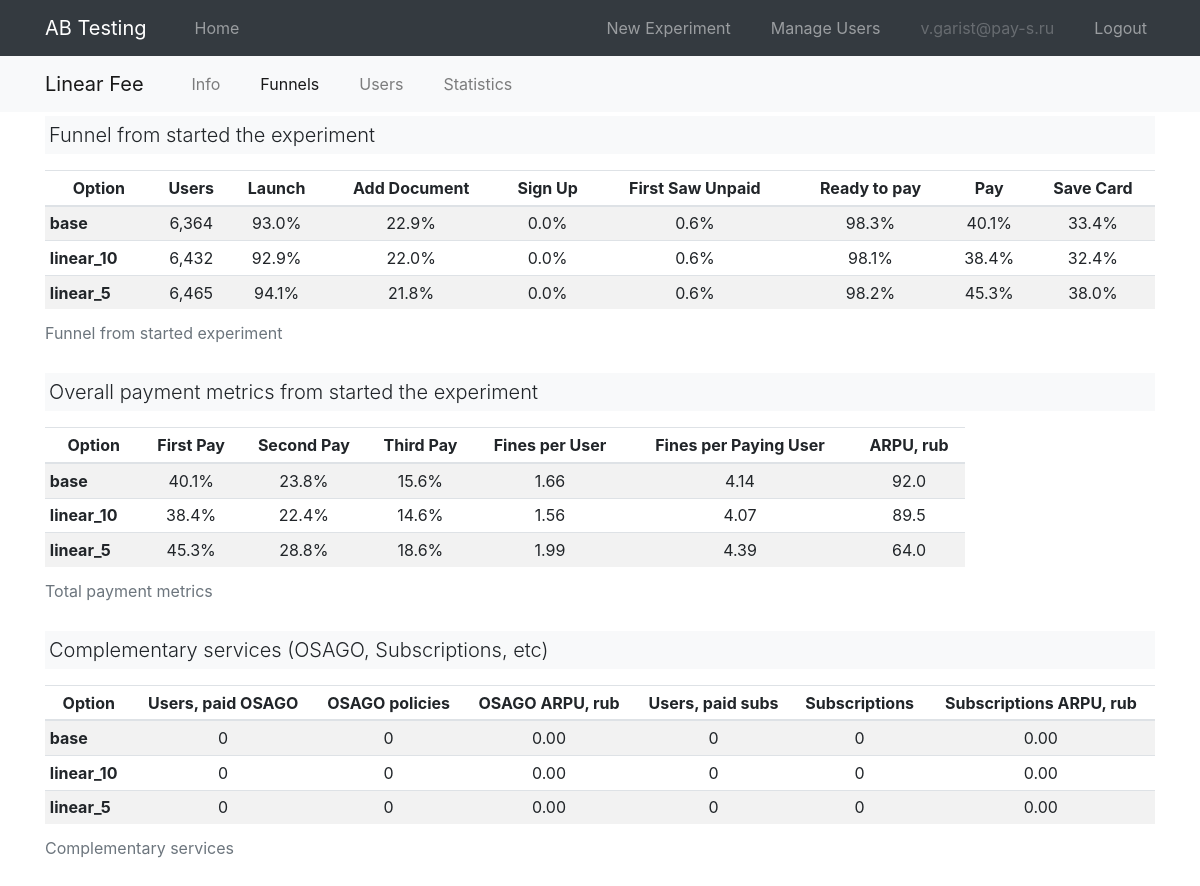
The app's page /exp_android_linear_fee/funnel (signed in), older data.
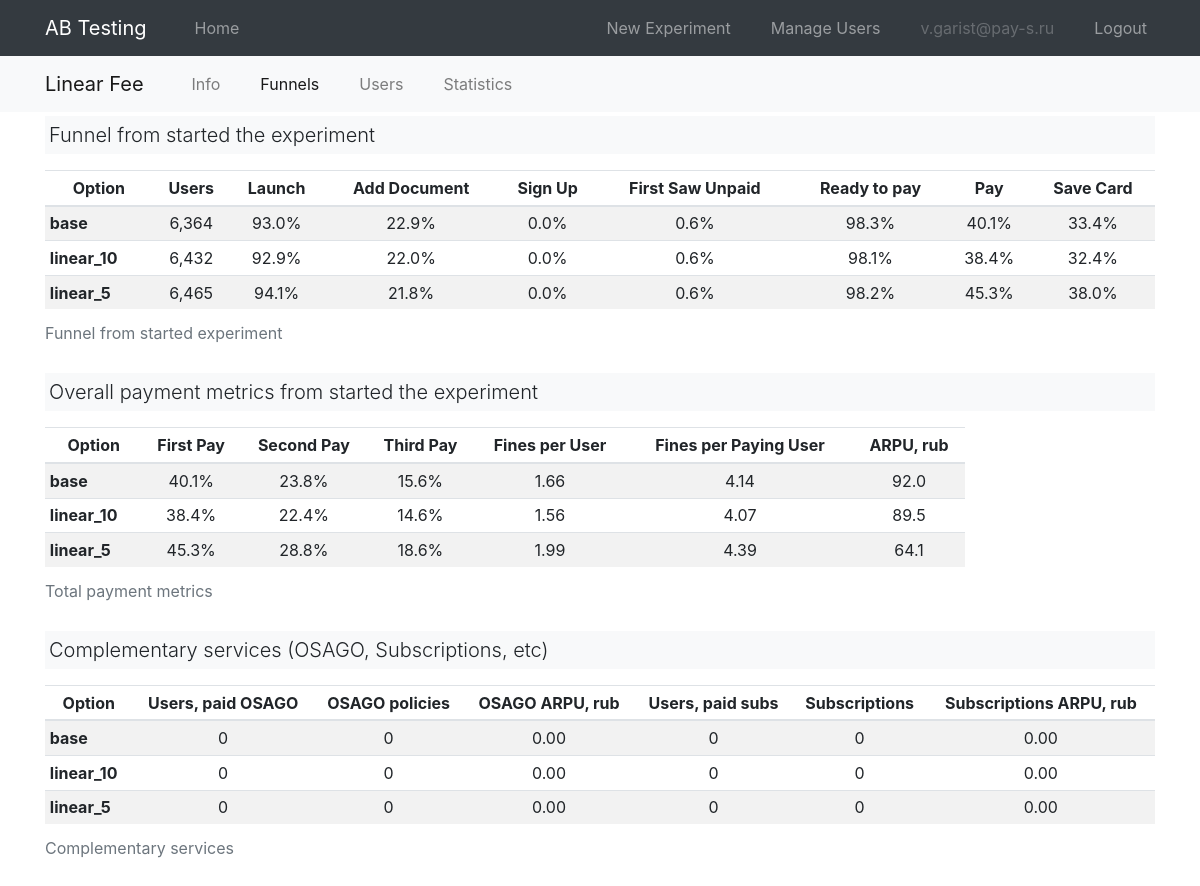
The same page, newer data.
### models.py (models this page shows, shortened)
class User(UserMixin, db.Model):
    id = db.Column(db.Integer, primary_key=True)
    email = db.Column(db.String(120), index=True, unique=True)
    password_hash = db.Column(db.String(128))
    is_admin = db.Column(db.Boolean, unique=False, default=False)

class ABExperiment(db.Model):
    __tablename__ = "experiment"
    __table_args__ = (db.UniqueConstraint('app_id', 'name', name="unique_constraint_app_exp"), )
    id = db.Column(db.Integer, primary_key=True)
    app_id = db.Column(db.Integer, db.ForeignKey("app.id"))
    name = db.Column(db.String(120), index=True)
    description = db.Column(db.Text)
    metrics = db.Column(db.Text)
    start_date = db.Column(db.Date)
    end_date = db.Column(db.Date)
    options = db.relationship('ABOption', backref='experiment') # cascade="all, delete-orphan"
    @property
    def metrics_json(self):
        return json.loads(self.metrics) if self.metrics is not None else dict()
    @property
    def clean_name(self):
        clean_name = " ".join(
            [i.capitalize() for i in self.name.split("_") if i not in ("exp", "ios", "android")]
        )
        return clean_name
    @property
    def sorted_options(self):
        options = sorted(self.options, key=lambda x: (-x.is_control_group, x.name))
        return [i.name for i in options]

class ABOption(db.Model):
    __tablename__ = "option"
    id = db.Column(db.Integer, primary_key=True)
    name = db.Column(db.String(120))
    is_control_group = db.Column(db.Boolean) # base, ...
    experiment_id = db.Column(db.Integer, db.ForeignKey('experiment.id'))

### ab/ab.py (the view)
@bp.route("/<exp_name>/funnel")
@login_required
def detail_funnel(exp_name):
    exp = ABExperiment.query.filter_by(name=exp_name).first()
    if exp is None:
        abort(404)
    return render_template("ab/ab_item_funnel.html", exp=exp, active_link="funnel")

### main.py (called while the page is built)
@login.user_loader
def load_user(id):
    return User.query.get(int(id))

### templates/ab/ab_item_funnel.html (shortened to what this page needs)
{% extends "base.html" %}
{% from "macros/plots/barprot_total.html" import barprot_total %}
{% from "macros/plots/donut.html" import donut %}
{% block second_nav %}
{% include "ab/_second_nav.html" %}
{% endblock %}
{% block content %}
<div class="container">
    <p class="lead bg-light p-1">Funnel from started the experiment</p>
    <div class="row mt-0">
        <div class="col">
            <table class="table table-hover table-sm table-striped">
                <caption>Funnel from started experiment</caption>
                <thead>
                    <tr>
                    {% for col in ['Option', 'Users', 'Launch', 'Add Document', 'Sign Up', 'First Saw Unpaid', 'Ready to pay', 'Pay', 'Save Card'] %}
                    <th scope="col" class='text-center'>{{ col }}</th>
                    {% endfor %}
                    </tr>
                </thead>
                <tbody>
                    {% for option in exp.sorted_options %}
                    <tr class='text-center'>
                        <th scope="row" class="text-left">{{ option }}</th>
                        <td scope="row">{{ "{:,}".format(exp.metrics_json.get("cnt_users_all").get(option)) }}</td>
                        {% for i in ["funnel_launch", "funnel_add_document", "funnel_sign_up", "funnel_first_saw_unpaid", "funnel_ready_to_pay", "funnel_pay", "funnel_save_card"] %}
                        <td scope="row">{{ "{:.1%}".format(exp.metrics_json.get(i, dict()).get(option, 0)) }}</td>
                        {% endfor %}
                    </tr>
                    {% endfor %}
                </tbody>
            </table>
        </div>
    </div>
    <p class="lead bg-light p-1">Overall payment metrics from started the experiment</p>
    <div class="row mt-0">
        <div class="col-10">
            <table class="table table-hover table-sm table-striped">
                <caption>Total payment metrics</caption>
                <thead>
                    <tr>
                    {% for col in ['Option', 'First Pay', 'Second Pay', 'Third Pay', 'Fines per User', 'Fines per Paying User', 'ARPU, rub'] %}
                    <th scope="col" class='text-center'>{{ col }}</th>
                    {% endfor %}
                    </tr>
                </thead>
                <tbody>
                    {% for option in exp.sorted_options %}
                    <tr class='text-center'>
                        <th scope="row" class="text-left">{{ option }}</th>
                        {% for i in ["funnel_first_pay", "funnel_second_pay", "funnel_third_pay"] %}
                        <td scope="row">{{ "{:.1%}".format(exp.metrics_json.get(i).get(option)) }}</td>
                        {% endfor %}
                        <td scope="row">{{ "{:.2f}".format(exp.metrics_json.get("avg_fines_all").get(option)) }}</td>
                        <td scope="row">{{ "{:.2f}".format(exp.metrics_json.get("avg_fines_pp_all").get(option)) }}</td>
                        <td scope="row">{{ "{:.1f}".format(exp.metrics_json.get("arpu_all").get(option)) }}</td>
                    </tr>
                    {% endfor %}
                </tbody>
            </table>
        </div>
    </div>
    <p class="lead bg-light p-1">Complementary services (OSAGO, Subscriptions, etc)</p>
    <div class="row mt-0">
        <div class="col-12">
            <table class="table table-hover table-sm table-striped">
                <caption>Complementary services</caption>
                <thead>
                    <tr>
                    {% for col in ['Option', 'Users, paid OSAGO', 'OSAGO policies', 'OSAGO ARPU, rub', 'Users, paid subs', 'Subscriptions', 'Subscriptions ARPU, rub'] %}
                    <th scope="col" class='text-center'>{{ col }}</th>
                    {% endfor %}
                    </tr>
                </thead>
                <tbody>
                    {% for option in exp.sorted_options %}
                    <tr class='text-center'>
                        <th scope="row" class="text-left">{{ option }}</th>
                        <td scope="row">{{ "{:d}".format(exp.metrics_json.get("funnel_purchase_osago").get(option)) }}</td>
                        <td scope="row">{{ "{:d}".format(exp.metrics_json.get("funnel_cnt_osago").get(option)) }}</td>
                        <td scope="row">{{ "{:.2f}".format(exp.metrics_json.get("osago_arpu_all").get(option)) }}</td>
                        <td scope="row">{{ "{:d}".format(exp.metrics_json.get("funnel_subscription_paid").get(option)) }}</td>
                        <td scope="row">{{ "{:d}".format(exp.metrics_json.get("funnel_cnt_subscription").get(option)) }}</td>
                        <td scope="row">{{ "{:.2f}".format(exp.metrics_json.get("subscription_arpu_all").get(option)) }}</td>
                    </tr>
                    {% endfor %}
                </tbody>
            </table>
        </div>
    </div>
</div>
{% endblock %}

### templates/base.html (shortened to what this page needs)
<!DOCTYPE html>
<html>
    <head>
        <link rel="stylesheet" href="https://stackpath.bootstrapcdn.com/bootstrap/4.5.0/css/bootstrap.min.css">
        <link rel="stylesheet" href="https://stackpath.bootstrapcdn.com/font-awesome/4.7.0/css/font-awesome.min.css">
        <link rel="stylesheet" type="text/css" href="{{ url_for('static', filename='css/style.css') }}">
    </head>
    <body>
    <nav class="navbar navbar-expand-md navbar-dark bg-dark fixed-top">
        <div class="container">
            <a class="navbar-brand" href="{{ url_for('ab.index') }}">AB Testing</a>
            <div class="collapse navbar-collapse" id="navbarCollapse">
                <ul class="navbar-nav mr-auto">
                    <li class="nav-item {{ 'active' if active_link == 'home' else None }} ml-4">
                        <a class="nav-link" href="{{ url_for('ab.index') }}">Home</a>
                    </li>
                </ul>
                <ul class="navbar-nav ml-auto">
                {% if current_user.is_authenticated %}
                {% if current_user.is_admin %}
                    <li class="nav-item mr-4 {{ 'active' if active_link == 'create_experiment' else None }}">
                    <a class="nav-link" href="{{ url_for('admin.create_experiment') }}">New Experiment</a>
                    </li>
                    <li class="nav-item mr-4 {{ 'active' if active_link == 'manage_users' else None }}">
                    <a class="nav-link" href="{{ url_for('admin.manage_users') }}">Manage Users</a>
                    </li>
                {% endif %}
                    <li class="nav-item mr-4">
                    <a class="nav-link disabled">{{ current_user.email }}</a>
                    </li>
                    <li class="nav-item">
                    <a class="nav-link" href="{{ url_for('auth.logout') }}">Logout</a>
                    </li>
                {% endif %}
                </ul>
            </div>
        </div>
    </nav>
    {% block second_nav %}{% endblock %}
    {% block content %}
    {% endblock %}
    </body>
</html>

### templates/ab/_second_nav.html (shortened to what this page needs)
<nav class="navbar navbar-expand-md navbar-light bg-light">
    <div class="container mx-auto">
        <a class="navbar-brand" href="{{ url_for('ab.detail', exp_name=exp.name) }}">{{ exp.clean_name }}</a>
        <div class="collapse navbar-collapse" id="navbar2Collapse">
            <ul class="navbar-nav ml-4">
                <li class="nav-item {{ 'active' if active_link == 'info' else None }} mr-4">
                    <a class="nav-link" href="{{ url_for('ab.detail', exp_name=exp.name) }}">Info</a>
                </li>
                <li class="nav-item {{ 'active' if active_link == 'funnel' else None }} mr-4">
                    <a class="nav-link" href="{{ url_for('ab.detail_funnel', exp_name=exp.name) }}">Funnels</a>
                </li>
                <li class="nav-item {{ 'active' if active_link == 'users' else None }} mr-4">
                    <a class="nav-link" href="{{ url_for('ab.detail_users', exp_name=exp.name) }}">Users</a>
                </li>
                <li class="nav-item {{ 'active' if active_link == 'stats' else None }} mr-4">
                    <a class="nav-link" href="{{ url_for('ab.detail_stats', exp_name=exp.name, period='1d') }}">Statistics</a>
                </li>
            </ul>
        </div>
    </div>
</nav>

### static/css/style.css (style rules this page uses)
body { padding-top: 3.5rem; }

Row changes from the older to the newer data that the page shows:
changed ABExperiment "Linear Fee": metrics_json.get "64.0" → "64.1"
